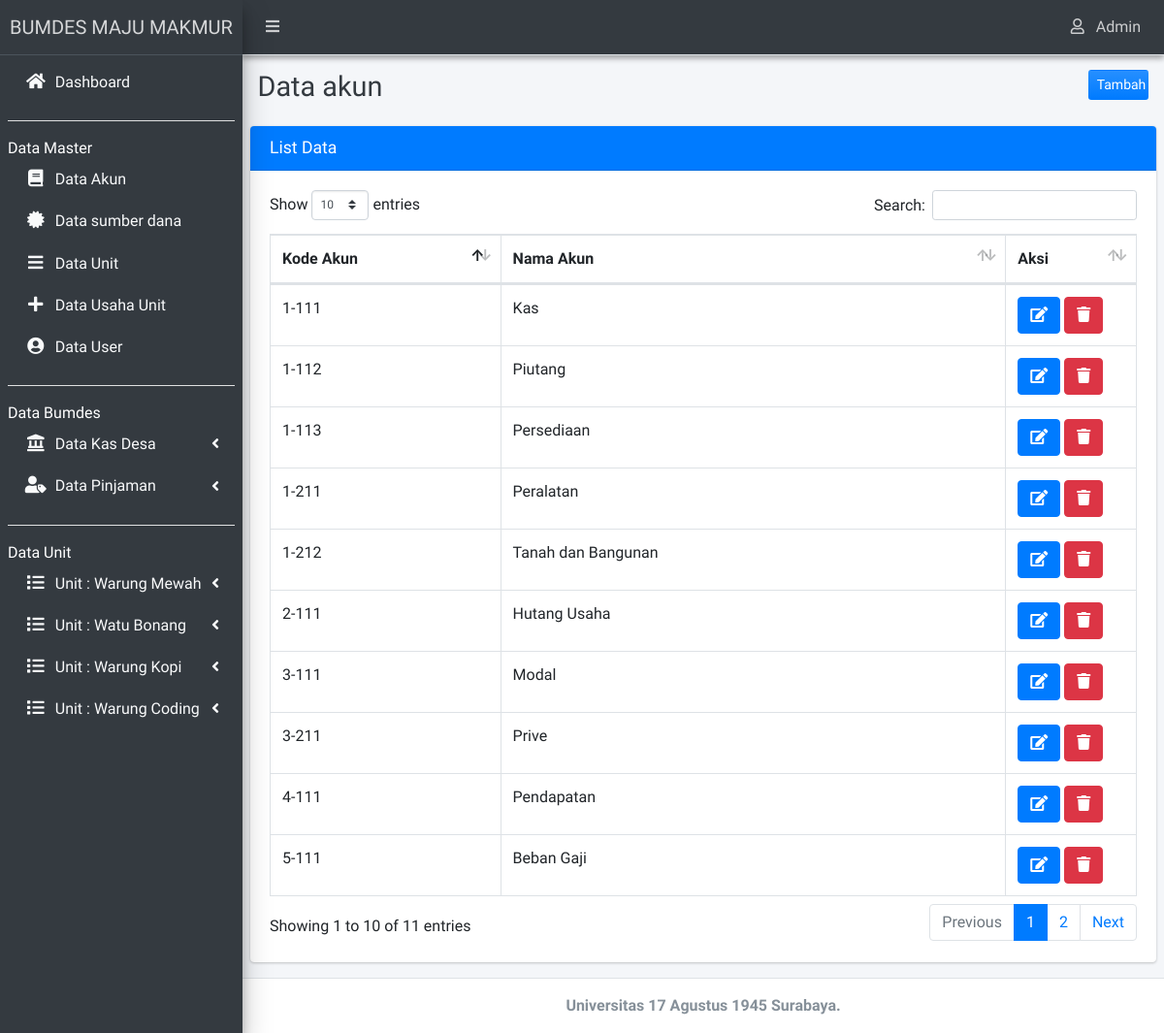
/admin/index.php?hal=akun (signed in), run on the app's committed database.
### tables this page shows
CREATE TABLE `tb_unit` (
  `id_unit` int(11) NOT NULL,
  `nama_unit` varchar(30) DEFAULT NULL
);

CREATE TABLE `tb_akun` (
  `kode_akun` varchar(20) NOT NULL,
  `nama_akun` varchar(100) DEFAULT NULL
);

### admin/akun.php (the view, shortened to what this page needs)
<div class="content-header">
  <div class="container-fluid">
    <div class="row mb-2">
      <div class="col-sm-6">
        <h1 class="m-0 text-dark">Data akun</h1>
      </div>
      <div class="col-sm-5">
      </div>
      <div class="col-sm-1">
        <a href="?hal=akun_olah" style="float: right;" class="btn btn-block bg-gradient-primary btn-sm">Tambah</a>
      </div>
    </div>
  </div>
</div>
<section class="content">
  <div class="row">
    <div class="col-12">
      <div class="card card-primary">
        <div class="card-header">
          <h3 class="card-title primary">List Data</h3>
        </div>
        <div class="card-body">
          <table id="example2" class="table table-bordered table-hover">
            <thead>
              <tr>
                <th>Kode Akun</th>
                <th>Nama Akun</th>
                <th>Aksi</th>
              </tr>
            </thead>
            <tbody>
              <?php
              $query="SELECT * from tb_akun";
              $result=$mysqli->query($query);
              $num_result=$result->num_rows;
              if ($num_result > 0 ) {
                while ($data=mysqli_fetch_assoc($result)) {
                  extract($data);
                  ?>
                  <tr>
                    <td><?php echo $kode_akun; ?></td>
                    <td><?php echo $nama_akun; ?></td>
                  <td width="15%">
                    <a href="?hal=akun_edit&id=<?=$kode_akun; ?>"
                      class="btn btn-icon btn-primary" title="Edit Data"><i class="fa fa-edit"></i> </a>
                      <a class="btn btn-danger" title="Hapus Data" href="operasi_crud/daftar_akun/delete.php?hapus=<?=$kode_akun;?>"
                        onclick="return confirm('Apakah anda yakin akan menghapus data ini?')"> <i class="fa fa-trash"></i></a>
                      </td>
                    </tr>
                    <?php }} ?>
                  </table>
                </div>
              </div>
            </div>
          </div>
        </section>

### admin/_menu.php (shortened to what this page needs)
<li class="nav-item">
	<a href="?hal=beranda" class="nav-link text-light">
		<i class="nav-icon fas fa-home"></i>
		<p> Dashboard </p>
	</a>
</li>
<?php if($_SESSION['level_user']=='Admin' || $_SESSION['level_user']=='Bendahara'){ ?>
	<li class="nav-item">
		<hr class="bg-gradient-light">
	</li>
	<div class="sidebar-heading text-white">Data Master</div>
    <li class="nav-item">
		<a class="nav-link text-light" href="?hal=akun">
			<i class="fa fa-book nav-icon"></i>
			<p>Data Akun</p>
		</a>
    </li>
    <li class="nav-item">
		<a class="nav-link text-light" href="?hal=ind">
			<i class="fa fa-certificate nav-icon"></i>
			<p>Data sumber dana</p>
		</a>
    </li>
    <li class="nav-item">
		<a class="nav-link text-light" href="?hal=unit" >
			<i class="fa fa-bars nav-icon"></i>
			<p>Data Unit</p>
		</a>
    </li>
    <li class="nav-item">
		<a class="nav-link text-light" href="?hal=kegiatan">
			<i class="fa fa-plus nav-icon"></i>
			<p>Data Usaha Unit</p>
		</a>
    </li>
    <li class="nav-item">
		<a class="nav-link text-light" href="?hal=user">
			<i class="fa fa-user-circle nav-icon"></i>
			<p>Data User</p>
		</a>
    </li>
	<li class="nav-item">
		<hr class="bg-gradient-light">
	</li>
	<div class="sidebar-heading text-white">Data Bumdes</div>
	<li class="nav-item">
		<a href="#" class="nav-link text-light">
			<i class="fas fa-solid fa-landmark nav-icon"></i>
			<p> Data Kas Desa <i class="fas fa-angle-left right"></i></p>
		</a>
    </li>
	<li class="nav-item">
		<a href="#" class="nav-link text-light">
			<i class="fas fa-solid fa-user-tag nav-icon"></i>
			<p>
			Data Pinjaman
			<i class="fas fa-angle-left right"></i>
			</p>
		</a>
    </li>
<?php } else if (isset($_SESSION['level_user'])=="Kepala Desa") { ?>
	<li class="nav-item has-treeview">
			<a href="#" class="nav-link text-light">
				<i class="nav-icon fas fa-list"></i>
				<p>
					Data Bumdes
					<i class="fas fa-angle-left right"></i>
				</p>
			</a>
			<ul class="nav nav-treeview text-light">
				<li class="nav-item">
					<a href="?hal=lap_buku_besar_kas" class="nav-link text-light">
						<i class="fa fa-bookmark nav-icon"></i>
						<p>Buku Besar</p>
					</a>
				</li>
				<li class="nav-item">
					<a href="?hal=lap_arus_kas_desa" class="nav-link text-light">
						<i class="fa fa-angle-double-right nav-icon"></i>
						<p>Arus Kas</p>
					</a>
				</li>
				<li class="nav-item">
					<a href="?hal=lap_neraca_kas" class="nav-link text-light">
						<i class="fa fa-balance-scale nav-icon"></i>
						<p>Neraca</p>
					</a>
				</li>
			</ul>
		</li>
<?php } ?>
<li class="nav-item">
	<hr class="bg-light">
</li>
<div class="sidebar-heading text-white">Data Unit</div>
<?php
$query="SELECT * from tb_unit";
$result=$mysqli->query($query);
$num_result=$result->num_rows;
if ($num_result > 0 ) {
	while ($data=mysqli_fetch_assoc($result)) {
		extract($data);  ?>
		<li class="nav-item has-treeview">
			<a href="#" class="nav-link text-light">
				<i class="nav-icon fas fa-list"></i>
				<p>
					Unit : <?=$nama_unit;?>
					<i class="fas fa-angle-left right"></i>
				</p>
			</a>
		</li>
		<?php } } ?>

### data on the page
tb_unit: nama_unit "Warung Mewah"
tb_unit: nama_unit "Watu Bonang"
tb_unit: nama_unit "Warung Kopi"
tb_unit: nama_unit "Warung Coding"
tb_akun: kode_akun "1-111", nama_akun "Kas"
tb_akun: kode_akun "1-112", nama_akun "Piutang"
tb_akun: kode_akun "1-113", nama_akun "Persediaan"
tb_akun: kode_akun "1-211", nama_akun "Peralatan"
tb_akun: kode_akun "1-212", nama_akun "Tanah dan Bangunan"
tb_akun: kode_akun "2-111", nama_akun "Hutang Usaha"
tb_akun: kode_akun "3-111", nama_akun "Modal"
tb_akun: kode_akun "3-211", nama_akun "Prive"
tb_akun: kode_akun "4-111", nama_akun "Pendapatan"
tb_akun: kode_akun "5-111", nama_akun "Beban Gaji"

### other printed values
$_SESSION['level_user'] "Admin"
